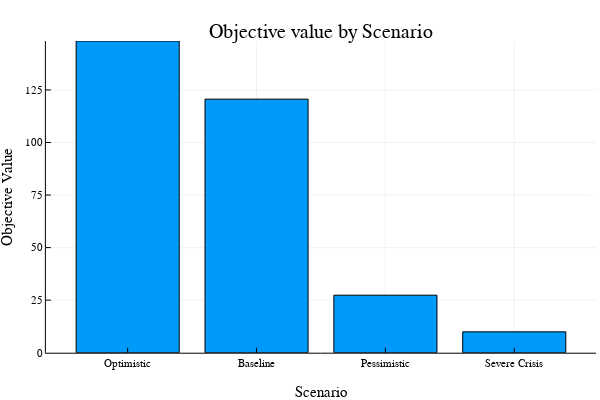

This figure's notebook cell:
### Code cell
@df optimal_results bar(
    :scenario,
    :objective_value,
    xlabel = "Scenario",
    ylabel = "Objective Value",
    title = "Objective value by Scenario",
    markersize = 8,
    legend = false
)

### Figure 1 — Plotly figure (JSON) as saved in the notebook; plotly's stock layout.template omitted (floating-point values rounded to 4 significant figures)
{"data": [{"fill": "tozeroy", "fillcolor": "rgba(0, 154, 250, 1.000)", "legendgroup": "y1", "line": {"color": "rgba(0, 0, 0, 1)", "dash": "solid", "width": 1}, "mode": "lines", "name": "y1", "showlegend": true, "type": "scatter", "x": [0.6, 0.6, 1.4, 1.4, 0.6, 0.6], "xaxis": "x", "y": [148.3, 0, 0, 148.3, 148.3, 148.3], "yaxis": "y"}, {"fill": "tozeroy", "fillcolor": "rgba(0, 154, 250, 1.000)", "legendgroup": "y1", "line": {"color": "rgba(0, 0, 0, 1)", "dash": "solid", "width": 1}, "mode": "lines", "name": "y1", "showlegend": false, "type": "scatter", "x": [1.6, 1.6, 2.4, 2.4, 1.6, 1.6], "xaxis": "x", "y": [120.6, 0, 0, 120.6, 120.6, 120.6], "yaxis": "y"}, {"fill": "tozeroy", "fillcolor": "rgba(0, 154, 250, 1.000)", "legendgroup": "y1", "line": {"color": "rgba(0, 0, 0, 1)", "dash": "solid", "width": 1}, "mode": "lines", "name": "y1", "showlegend": false, "type": "scatter", "x": [2.6, 2.6, 3.4, 3.4, 2.6, 2.6], "xaxis": "x", "y": [27.37, 0, 0, 27.37, 27.37, 27.37], "yaxis": "y"}, {"fill": "tozeroy", "fillcolor": "rgba(0, 154, 250, 1.000)", "legendgroup": "y1", "line": {"color": "rgba(0, 0, 0, 1)", "dash": "solid", "width": 1}, "mode": "lines", "name": "y1", "showlegend": false, "type": "scatter", "x": [3.6, 3.6, 4.4, 4.4, 3.6, 3.6], "xaxis": "x", "y": [9.928, 0, 0, 9.928, 9.928, 9.928], "yaxis": "y"}, {"colorbar": {"len": 0.8657, "title": {"text": ""}, "x": 0.9934, "y": 0.5087}, "legendgroup": "y1", "marker": {"color": "rgba(0, 154, 250, 0.000)", "line": {"color": "rgba(0, 0, 0, 0)", "width": 1}, "size": 0, "symbol": "circle"}, "mode": "markers", "name": "y1", "showlegend": false, "type": "scatter", "x": [1, 2, 3, 4], "xaxis": "x", "y": [148.3, 120.6, 27.37, 9.928], "yaxis": "y"}], "layout": {"annotations": [{"font": {"color": "rgba(0, 0, 0, 1)", "family": "sans-serif", "size": 20}, "rotation": 0, "showarrow": false, "text": "Objective value by Scenario", "x": 0.535, "xanchor": "center", "xref": "paper", "y": 1, "yanchor": "top", "yref": "paper"}], "height": 400, "margin": {"b": 20, "l": 0, "r": 0, "t": 20}, "paper_bgcolor": "rgba(255, 255, 255, 1.000)", "plot_bgcolor": "rgba(255, 255, 255, 1.000)", "showlegend": false, "width": 600, "xaxis": {"anchor": "y", "domain": [0.07647, 0.9934], "gridcolor": "rgba(0, 0, 0, 0.1)", "gridwidth": 0.5, "linecolor": "rgba(0, 0, 0, 1)", "mirror": false, "range": [0.3652, 4.635], "showgrid": true, "showline": true, "showticklabels": true, "tickangle": 0, "tickcolor": "rgb(0, 0, 0)", "tickfont": {"color": "rgba(0, 0, 0, 1)", "family": "sans-serif", "size": 11}, "tickmode": "array", "ticks": "inside", "ticktext": ["Optimistic", "Baseline", "Pessimistic", "Severe Crisis"], "tickvals": [1, 2, 3, 4], "title": {"font": {"color": "rgba(0, 0, 0, 1)", "family": "sans-serif", "size": 15}, "text": "Scenario"}, "type": "linear", "visible": true, "zeroline": false, "zerolinecolor": "rgba(0, 0, 0, 1)"}, "yaxis": {"anchor": "x", "domain": [0.07581, 0.9415], "gridcolor": "rgba(0, 0, 0, 0.1)", "gridwidth": 0.5, "linecolor": "rgba(0, 0, 0, 1)", "mirror": false, "range": [0, 148.3], "showgrid": true, "showline": true, "showticklabels": true, "tickangle": 0, "tickcolor": "rgb(0, 0, 0)", "tickfont": {"color": "rgba(0, 0, 0, 1)", "family": "sans-serif", "size": 11}, "tickmode": "array", "ticks": "inside", "ticktext": ["0", "25", "50", "75", "100", "125"], "tickvals": [0, 25, 50, 75, 100, 125], "title": {"font": {"color": "rgba(0, 0, 0, 1)", "family": "sans-serif", "size": 15}, "text": "Objective Value"}, "type": "linear", "visible": true, "zeroline": false, "zerolinecolor": "rgba(0, 0, 0, 1)"}}}
